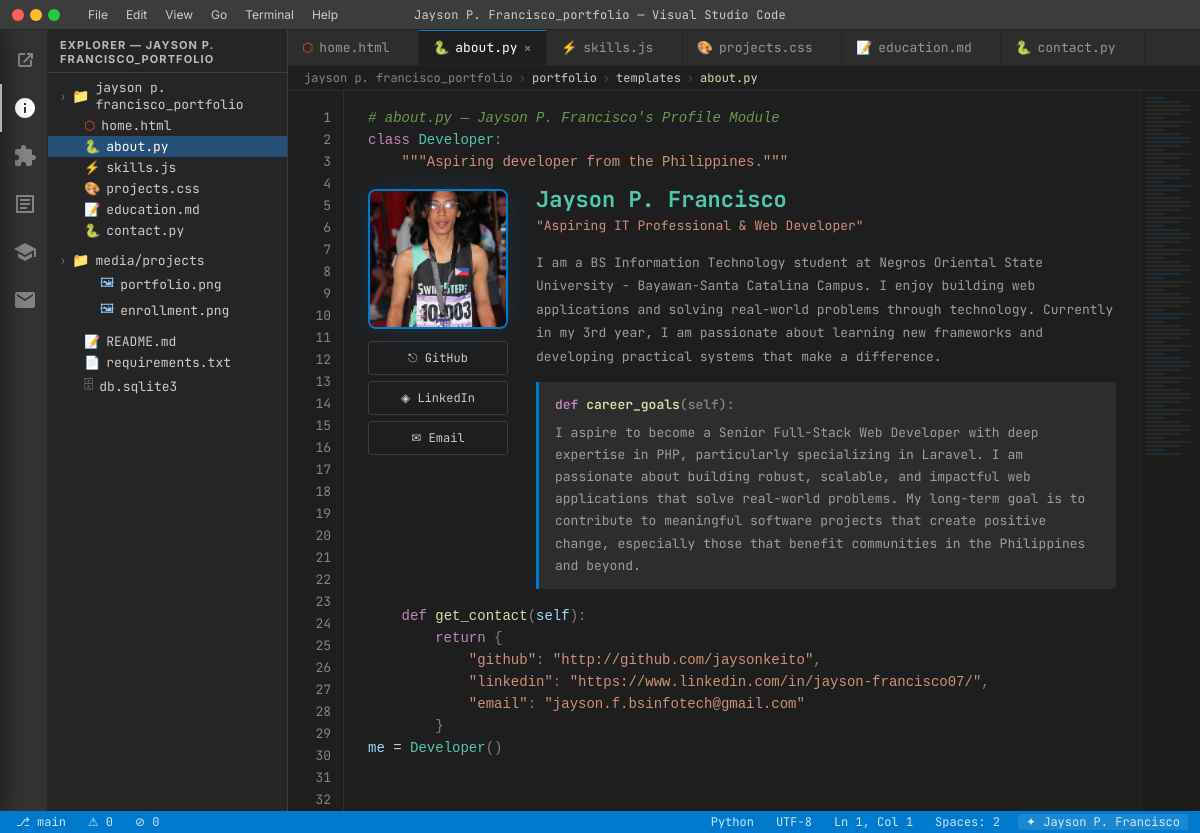
The page /about/ on the database its author committed.
### portfolio/models.py (models this page shows, shortened)
class Profile(models.Model):
    name = models.CharField(max_length=100)
    tagline = models.CharField(max_length=200)
    about = models.TextField()
    career_goals = models.TextField()
    email = models.EmailField()
    github = models.URLField(blank=True)
    linkedin = models.URLField(blank=True)
    facebook = models.URLField(blank=True)
    photo = models.ImageField(upload_to='profile/', blank=True, null=True)
    class Meta:
        verbose_name = 'Profile'

### portfolio/views.py (the view)
# urls.py: path('about/',    views.about,     name='about'),
def about(request):
    profile = get_profile()
    return render(request, 'portfolio/about.html', {'profile': profile})

### portfolio/views.py (called while the page is built)
def get_profile():
    return Profile.objects.first()

### portfolio/templates/portfolio/about.html (shortened to what this page needs)
{% extends 'portfolio/base.html' %}
{% block breadcrumb %}about.py{% endblock %}
{% block sb_lang %}Python{% endblock %}
{% block content %}
<code class="code-line"><span class="cm"># about.py — {{ profile.name|default:"Jayson" }}'s Profile Module</span></code>
<code class="code-line"><span class="kw">class</span> <span class="cls">Developer</span><span class="pun">:</span></code>
<code class="code-line">    <span class="str">"""Aspiring developer from the Philippines."""</span></code>
<div class="about-layout">
  <div class="about-photo-col">
    {% if profile and profile.photo %}
      <img src="{{ profile.photo.url }}" alt="{{ profile.name }}" class="about-avatar" />
    {% else %}
      <div class="about-avatar-placeholder">👤</div>
    {% endif %}
    <div class="about-socials">
      {% if profile.github %}<a href="{{ profile.github }}" target="_blank" class="social-btn">⎋ GitHub</a>{% endif %}
      {% if profile.linkedin %}<a href="{{ profile.linkedin }}" target="_blank" class="social-btn">◈ LinkedIn</a>{% endif %}
      {% if profile.email %}<a href="mailto:{{ profile.email }}" class="social-btn">✉ Email</a>{% endif %}
    </div>
  </div>
  <div class="about-info">
    <div class="about-name">{{ profile.name|default:"Jayson" }}</div>
    <div class="about-role"><span class="str">"{{ profile.tagline|default:"Aspiring Developer & Problem Solver" }}"</span></div>
    <div class="about-text">{{ profile.about|default:"Write your personal background here." }}</div>
    <div class="about-goals">
      <div class="about-goals-title"><span class="kw">def</span> <span class="fn">career_goals</span><span class="pun">(self):</span></div>
      {{ profile.career_goals|default:"Describe your career goals here." }}
    </div>
  </div>
</div>
<code class="code-line">    <span class="kw">def</span> <span class="fn">get_contact</span><span class="pun">(</span><span class="vr">self</span><span class="pun">):</span></code>
<code class="code-line">        <span class="kw">return</span> <span class="pun">{</span></code>
<code class="code-line">            <span class="str">"github"</span><span class="pun">:</span> <span class="str">"{{ profile.github|default:"github.com/jayson" }}"</span><span class="pun">,</span></code>
<code class="code-line">            <span class="str">"linkedin"</span><span class="pun">:</span> <span class="str">"{{ profile.linkedin|default:"linkedin.com/in/jayson" }}"</span><span class="pun">,</span></code>
<code class="code-line">            <span class="str">"email"</span><span class="pun">:</span> <span class="str">"{{ profile.email|default:"jayson@example.com" }}"</span></code>
<code class="code-line">        <span class="pun">}</span></code>
<code class="code-line"><span class="vr">me</span> <span class="op">=</span> <span class="cls">Developer</span><span class="pun">()</span></code>
{% endblock %}

### portfolio/templates/portfolio/base.html (shortened to what this page needs)
{% load static %}
<!DOCTYPE html>
<html lang="en">
<head>
  <link rel="stylesheet" href="{% static 'portfolio/css/style.css' %}" />
</head>
<body>
<div class="titlebar">
  <div class="titlebar-dots">
    <div class="titlebar-dot red"></div>
    <div class="titlebar-dot yellow"></div>
    <div class="titlebar-dot green"></div>
  </div>
  <div class="titlebar-menu">
    <span class="titlebar-menu-item">File</span>
    <span class="titlebar-menu-item">Edit</span>
    <span class="titlebar-menu-item">View</span>
    <span class="titlebar-menu-item">Go</span>
    <span class="titlebar-menu-item">Terminal</span>
    <span class="titlebar-menu-item">Help</span>
  </div>
  <span class="titlebar-title">{% if profile %}{{ profile.name }}{% else %}jayson{% endif %}_portfolio — Visual Studio Code</span>
</div>
<div class="layout">
  <div class="actbar">
    <a href="{% url 'home' %}" class="actbar-icon {% if request.resolver_match.url_name == 'home' %}active{% endif %}" title="Home">
      <svg viewBox="0 0 24 24"><path d="M17 17H7V7h5V5H7a2 2 0 00-2 2v10a2 2 0 002 2h10a2 2 0 002-2v-5h-2v5z"/><path d="M14 5v2h2.59L10 13.59l1.41 1.41L18 8.41V11h2V5h-6z"/></svg>
    </a>
    <a href="{% url 'about' %}" class="actbar-icon {% if request.resolver_match.url_name == 'about' %}active{% endif %}" title="About">
      <svg viewBox="0 0 24 24"><path d="M12 2C6.48 2 2 6.48 2 12s4.48 10 10 10 10-4.48 10-10S17.52 2 12 2zm1 15h-2v-6h2v6zm0-8h-2V7h2v2z"/></svg>
    </a>
    <a href="{% url 'skills' %}" class="actbar-icon {% if request.resolver_match.url_name == 'skills' %}active{% endif %}" title="Skills">
    </a>
    <a href="{% url 'projects' %}" class="actbar-icon {% if request.resolver_match.url_name == 'projects' %}active{% endif %}" title="Projects">
      <svg viewBox="0 0 24 24"><path d="M3 3h18v18H3V3zm16 16V5H5v14h14zM7 7h10v2H7V7zm0 4h10v2H7v-2zm0 4h7v2H7v-2z"/></svg>
    </a>
    <a href="{% url 'education' %}" class="actbar-icon {% if request.resolver_match.url_name == 'education' %}active{% endif %}" title="Education">
      <svg viewBox="0 0 24 24"><path d="M5 13.18v4L12 21l7-3.82v-4L12 17l-7-3.82zM12 3L1 9l11 6 9-4.91V17h2V9L12 3z"/></svg>
    </a>
    <a href="{% url 'contact' %}" class="actbar-icon {% if request.resolver_match.url_name == 'contact' %}active{% endif %}" title="Contact">
      <svg viewBox="0 0 24 24"><path d="M20 4H4c-1.1 0-2 .9-2 2v12c0 1.1.9 2 2 2h16c1.1 0 2-.9 2-2V6c0-1.1-.9-2-2-2zm0 4l-8 5-8-5V6l8 5 8-5v2z"/></svg>
    </a>
  </div>
  <div class="sidebar">
    <div class="sidebar-header">Explorer — {% if profile %}{{ profile.name|lower }}{% else %}jayson{% endif %}_portfolio</div>
    <div class="sidebar-tree">
      <div class="tree-folder open">
        <span class="chevron">›</span><span class="tree-folder-icon">📁</span>
        <span>{% if profile %}{{ profile.name|lower }}{% else %}jayson{% endif %}_portfolio</span>
      </div>
      <a href="{% url 'home' %}" class="tree-file {% if request.resolver_match.url_name == 'home' %}active{% endif %}">
        <span class="file-icon html-icon">⬡</span><span>home.html</span>
      </a>
      <a href="{% url 'about' %}" class="tree-file {% if request.resolver_match.url_name == 'about' %}active{% endif %}">
        <span class="file-icon py-icon">🐍</span><span>about.py</span>
      </a>
      <a href="{% url 'skills' %}" class="tree-file {% if request.resolver_match.url_name == 'skills' %}active{% endif %}">
        <span class="file-icon js-icon">⚡</span><span>skills.js</span>
      </a>
      <a href="{% url 'projects' %}" class="tree-file {% if request.resolver_match.url_name == 'projects' %}active{% endif %}">
        <span class="file-icon css-icon">🎨</span><span>projects.css</span>
      </a>
      <a href="{% url 'education' %}" class="tree-file {% if request.resolver_match.url_name == 'education' %}active{% endif %}">
        <span class="file-icon md-icon">📝</span><span>education.md</span>
      </a>
      <a href="{% url 'contact' %}" class="tree-file {% if request.resolver_match.url_name == 'contact' %}active{% endif %}">
        <span class="file-icon py-icon">🐍</span><span>contact.py</span>
      </a>
      <div class="tree-folder open" style="margin-top:8px">
        <span class="chevron">›</span><span class="tree-folder-icon">📁</span><span>media/projects</span>
      </div>
      <div class="tree-file" style="padding-left:52px">
        <span class="file-icon" style="color:#8bc4f0">🖼</span><span>portfolio.png</span>
      </div>
      <div class="tree-file" style="padding-left:52px">
        <span class="file-icon" style="color:#8bc4f0">🖼</span><span>enrollment.png</span>
      </div>
      <div class="tree-file" style="margin-top:8px">
        <span class="file-icon md-icon">📝</span><span>README.md</span>
      </div>
      <div class="tree-file">
        <span class="file-icon" style="color:#6bcb77">📄</span><span>requirements.txt</span>
      </div>
      <div class="tree-file">
        <span class="file-icon" style="color:#999">🗄</span><span>db.sqlite3</span>
      </div>
    </div>
  </div>
  <div class="main">
    <div class="tabbar">
      <a href="{% url 'home' %}" class="tab {% if request.resolver_match.url_name == 'home' %}active{% endif %}">
        <span class="html-icon">⬡</span> home.html <span class="tab-close">×</span>
      </a>
      <a href="{% url 'about' %}" class="tab {% if request.resolver_match.url_name == 'about' %}active{% endif %}">
        <span class="py-icon">🐍</span> about.py <span class="tab-close">×</span>
      </a>
      <a href="{% url 'skills' %}" class="tab {% if request.resolver_match.url_name == 'skills' %}active{% endif %}">
        <span class="js-icon">⚡</span> skills.js <span class="tab-close">×</span>
      </a>
      <a href="{% url 'projects' %}" class="tab {% if request.resolver_match.url_name == 'projects' %}active{% endif %}">
        <span class="css-icon">🎨</span> projects.css <span class="tab-close">×</span>
      </a>
      <a href="{% url 'education' %}" class="tab {% if request.resolver_match.url_name == 'education' %}active{% endif %}">
        <span class="md-icon">📝</span> education.md <span class="tab-close">×</span>
      </a>
      <a href="{% url 'contact' %}" class="tab {% if request.resolver_match.url_name == 'contact' %}active{% endif %}">
        <span class="py-icon">🐍</span> contact.py <span class="tab-close">×</span>
      </a>
    </div>
    <div class="breadcrumbs">
      <span>{% if profile %}{{ profile.name|lower }}{% else %}jayson{% endif %}_portfolio</span>
      <span class="breadcrumb-sep">›</span><span class="breadcrumb-item">portfolio</span>
      <span class="breadcrumb-sep">›</span><span class="breadcrumb-item">templates</span>
      <span class="breadcrumb-sep">›</span>
      <span class="breadcrumb-item active">{% block breadcrumb %}home.html{% endblock %}</span>
    </div>
    <div class="editor" id="editorPane">
      <div class="line-numbers" id="lineNumbers"></div>
      <div class="code-content" id="codeContent">
        {% block content %}{% endblock %}
      </div>
      <div class="minimap"><div class="minimap-lines" id="minimapLines"></div></div>
    </div>
  </div>
</div>
<div class="statusbar">
  <div class="statusbar-left">
    <span class="statusbar-item branch">main</span>
    <span class="statusbar-item sb-hide-xs">⚠ 0</span>
    <span class="statusbar-item sb-hide-xs">⊘ 0</span>
  </div>
  <div class="statusbar-right">
    <span class="statusbar-item sb-hide-sm">{% block sb_lang %}HTML{% endblock %}</span>
    <span class="statusbar-item sb-hide-sm">UTF-8</span>
    <span class="statusbar-item sb-hide-xs" id="sbLn">Ln 1, Col 1</span>
    <span class="statusbar-item sb-hide-sm">Spaces: 2</span>
    <span class="statusbar-item sb-brand">✦ {% if profile %}{{ profile.name }}{% else %}Portfolio{% endif %}</span>
  </div>
</div>
</body>
</html>

### rows shown on the page
Profile: name "Jayson P. Francisco", name "JAYSON P. FRANCISCO", name "jayson p. francisco", photo (picture), tagline "Aspiring IT Professional & Web Developer", about "I am a BS Information Technology student at Negros Oriental State University - Bayawan-Santa Catalina Campus. I enjoy building web applications and solving real-world problems through technology. Currently in my 3rd year, I am passionate about learning new frameworks and developing practical systems that make a difference.", career_goals "I aspire to become a Senior Full-Stack Web Developer with deep expertise in PHP, particularly specializing in Laravel. I am passionate about building robust, scalable, and impactful web applications that solve real-world problems. My long-term goal is to contribute to meaningful software projects that create positive change, especially those that benefit communities in the Philippines and beyond.", github "http://github.com/jaysonkeito", linkedin "https://www.linkedin.com/in/jayson-francisco07/", email "jayson.f.bsinfotech@gmail.com"
